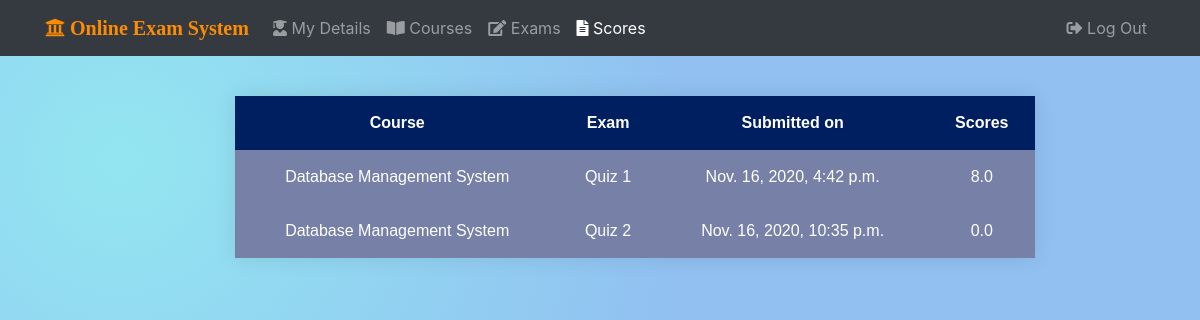
The page /students/student001/scores/ (signed in) on the database as committed earlier.
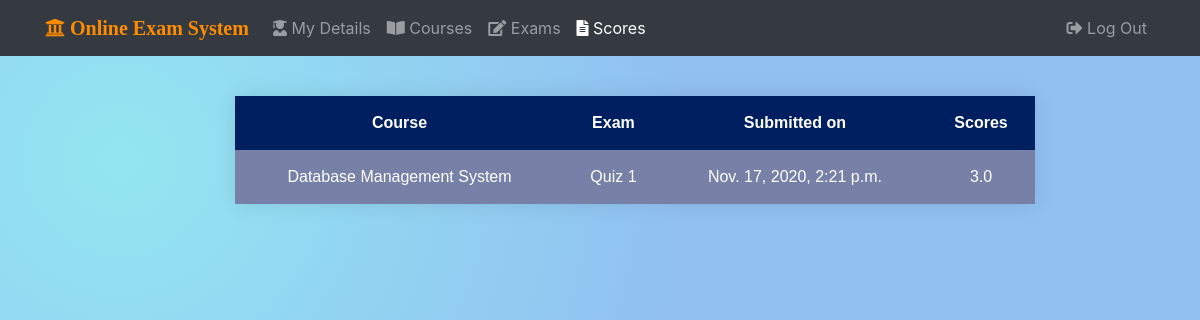
The same page on the database as committed later.
### stud_app/models.py (models this page shows, shortened)
class Attendee(models.Model):
    exam_fk = models.ForeignKey(Exam, on_delete=models.CASCADE)
    student_fk = models.ForeignKey(Student, on_delete=models.CASCADE)
    total_marks = models.FloatField(null=True, blank=True)
    submitted_on = models.DateTimeField(auto_now_add=True, null=True, blank=True, editable=False)

class Exam(models.Model):
    exam_name = models.CharField(max_length=40, unique=True)
    course_fk = models.ForeignKey(Course, verbose_name='Course', on_delete=models.CASCADE)
    qn_mark = models.FloatField(default=4, null=True, blank=True)
    neg_mark = models.FloatField(default=1, null=True, blank=True)
    start_time = models.DateTimeField(null=True, blank=True)
    end_time = models.DateTimeField(null=True, blank=True)
    time_limit = models.DurationField(help_text='HH:MM:SS format') #widget=TimeDurationWidget(), required=False,
    is_active = models.BooleanField(default=True)
    created_on = models.DateTimeField(auto_now_add=True, editable=False)
    updated_on = models.DateTimeField(auto_now=True, editable=False)
    pub_date = models.DateTimeField('Date Published', auto_now_add=True, editable=False)
    def was_published_recently(self):
        now = timezone.now()
        return now - datetime.timedelta(days=1) <= self.pub_date <= now
    was_published_recently.short_description = 'Recently Published?'
    was_published_recently.boolean = True
    was_published_recently.admin_order_field = 'pub_date'
    class Meta:
        ordering = ['start_time',]

class Course(models.Model):
    course_code = models.CharField(max_length=6, unique=True)
    course_name = models.CharField(max_length=50)
    dept_fk = models.ForeignKey(Department, on_delete=models.PROTECT)
    course_desc = models.TextField('Course Description',max_length=300,null=True,blank=True)

### stud_app/views.py (the view)
# urls.py: path('<username>/scores/', views.scores_view, name="scores"),
@login_required()
def scores_view(request, username):
    if request.method == 'POST':
        pass
    else:
        student = get_object_or_404(Student, user__username = username)
        exams_attended = Attendee.objects.filter(student_fk=student)
        context = {
                'username': username,
                'exams_attended': exams_attended,
                'current_page': 'scores',
            }
        return render(request, 'stud_app/scores.html', context)

### stud_app/templates/stud_app/scores.html (shortened to what this page needs)
{% extends 'base.html' %}
{% load static %}
{% block head %}
    <link rel="stylesheet" href="{% static 'stud_app/css/scores.css' %}">
{% endblock %}
{% block content %}
<div class="container">
<div class="row">
<div class="col-2"></div>
<div class="col-8">
<form action="" method="post">
    <div class="table-container">
        <table>
            <thead>
                <tr>
                    <th>Course</th>
                    <th>Exam</th>
                    <th>Submitted on</th>
                    <th>Scores</th>
                </tr>
            </thead>
            <tbody>
                {% for exam_attended in exams_attended %}
                <tr>
                    <td>{{ exam_attended.exam_fk.course_fk.course_name }}</td>
                    <td>{{ exam_attended.exam_fk.exam_name }}</td>
                    <td>{{ exam_attended.submitted_on }}</td>
                    <td>{{ exam_attended.total_marks }}</td>
                </tr>
                {% endfor %}
            </tbody>
        </table>
    </div>
</form>
</div>
</div>
</div>
{% endblock %}

### templates/base.html (shortened to what this page needs)
{% load static %}
<!DOCTYPE html>
<html>
    <head>
        <link rel="stylesheet" href="https://maxcdn.bootstrapcdn.com/bootstrap/4.0.0/css/bootstrap.min.css">
        <link rel="stylesheet" href="https://cdnjs.cloudflare.com/ajax/libs/bootstrap-social/5.1.1/bootstrap-social.min.css" />
        <link rel="stylesheet" href="https://cdnjs.cloudflare.com/ajax/libs/font-awesome/5.15.1/css/all.min.css">
        <link rel="stylesheet" href="{% static 'css/master.css' %}">
        {% block head %}{% endblock %}
    </head>
    <body>
    {% block nav %}
    <nav class="navbar navbar-expand-lg navbar-extend-sm navbar-dark bg-dark" id="MyNav">
        <div class="container">
            <a class="navbar-brand" id="univLogo" href="{% url 'stud_app:home' username %}"><span class="fas fa-university"> Online Exam System</a>
            <div class="collapse navbar-collapse" id='Navbar'>
                <div class="navbar-nav">
                <a class="nav-item nav-link {% if current_page == 'home' %}active{% endif %}"  href="{% url 'stud_app:home' username %}"><span class="fas fa-user-graduate"></span> My Details</a>
                <a class="nav-item nav-link {% if current_page == 'courses' %}active{% endif %}" href="{% url 'stud_app:courses' username %}"><span class="fas fa-book-open"></span> Courses</a>
                <a class="nav-item nav-link {% if current_page == 'exams' %}active{% endif %}" href="{% url 'stud_app:exams' username %}"><span class="fas fa-edit"></span> Exams</a>
                <a class="nav-item nav-link {% if current_page == 'scores' %}active{% endif %}" href="{% url 'stud_app:scores' username %}"><span class="fas fa-file-alt"></span> Scores</a>
                </div>
                <div class="navbar-nav ml-auto">
                <a class="nav-item nav-link ml-auto" href="{% url 'stud_app:logout' %}"><span class="fas fa-sign-out-alt"></span> Log Out</a>
                </div>
            </div>
        </div>
    </nav>
    {% endblock %}
    {% block content %}
    {% endblock %}
    </body>
</html>

### static/css/master.css (style rules this page uses)
#MyNav { margin-bottom: 10px; }
#univLogo { color: darkorange; }
body, html { height: 100%; background-repeat: no-repeat; background-attachment: fixed; background-image: radial-gradient( circle farthest-corner at 10% 20%, rgba(147,230,241,1) 0%, rgba(145,192,241,1) 45.5% ); }

### stud_app/static/stud_app/css/scores.css (style rules this page uses)
.table-container { background-color: #55608f; font-family: sans-serif; font-weight: 100; position: absolute; margin-top: 30px; }
table { width: 800px; border-collapse: collapse; overflow: hidden; box-shadow: 0 0 20px rgba(0, 0, 0, 0.1); }
th, td { padding: 15px; background-color: rgba(255, 255, 255, 0.2); color: rgb(255, 255, 255); text-align: center; }
thead th { background-color:#001F61; }
tbody td { position: relative; }

Rows that differ between the two databases and show on the page:
removed Attendee: exam_fk.course_fk.course_name "Database Management System", exam_fk.exam_name "Quiz 1", submitted_on "Nov. 16, 2020, 4:42 p.m.", total_marks "8.0"
removed Attendee: exam_fk.course_fk.course_name "Database Management System", exam_fk.exam_name "Quiz 2", submitted_on "Nov. 16, 2020, 10:35 p.m.", total_marks "0.0"
added Attendee: exam_fk.course_fk.course_name "Database Management System", exam_fk.exam_name "Quiz 1", submitted_on "Nov. 17, 2020, 2:21 p.m.", total_marks "3.0"
